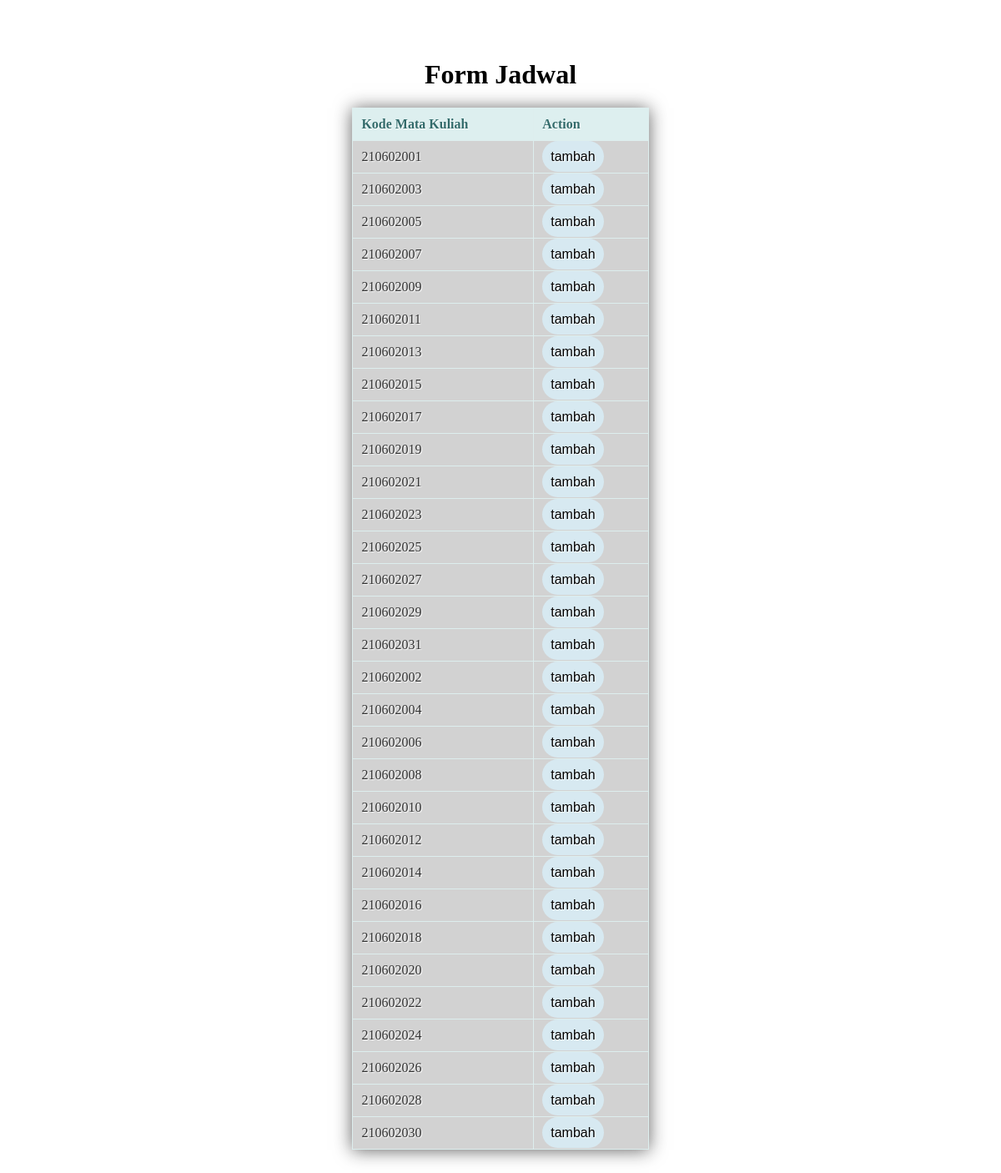
/Jadwal/view_tambah.php, run on the app's committed database.
### tables this page shows
CREATE TABLE `mahasiswa` (
  `nim` varchar(11) NOT NULL,
  `nama_mhs` varchar(100) NOT NULL,
  `tgl_lahir` date NOT NULL,
  `alamat` varchar(255) NOT NULL,
  `no_telp` char(13) NOT NULL,
  `foto` varchar(255) NOT NULL
);

### Jadwal/function.php (called while the page is built, shortened)
<?php
$con = mysqli_connect("localhost","root" ,"","kuliah");
function query ($query){
	global $con;
	$result = mysqli_query($con,$query);
	$rows = [];
	while ($row = mysqli_fetch_assoc ($result)) {
		$rows[] = $row;
	}
	return $rows;
}
 ?>

### Jadwal/view_tambah.php (the view, shortened to what this page needs)
<?php
    require 'function.php';
    $krs = query("SELECT * FROM mahasiswa");
?>
<html>
    <head>
    </head>
    <body>
        <center>
        <h1>Form Jadwal</h1>
        <table>
            <thead>
                <tr>
                    <th>Kode Mata Kuliah</th>
                    <th>Action</th>
                </tr>
            </thead>
            <tbody>
                <?php foreach ($krs as $row): ?>
                <tr>
                    <td><?php echo $row['nim']; ?></td>
                    <td><a href="tambah.php?id=<?= $row['nim']; ?>">tambah</a>
                </tr>
                <?php endforeach ; ?>
            </tbody>
        </table><br>
    </body>
</html>

### Jadwal/view_tambah.php (style rules this page uses)
* { box-sizing: border-box; font-family: Trebuchet MS; }
h1 { margin-top: 6%; }
a { text-decoration: none; color: black; font-family: sans-serif; background-color: #D7E9F1; padding: 10px; border-radius: 20px; }
table { background-color: rgba(76, 76, 76, 0.25); backdrop-filter: blur(6px); box-shadow: 0 1px 20px rgba(21, 21, 21, 0.66); border: solid 1px #DDEEEE; border-collapse: collapse; border-spacing: 0; width: 30%; margin: 15px auto 10px auto; }
table thead th { background-color: #DDEFEF; border: solid 1px #DDEEEE; color: #336B6B; padding: 10px; text-align: left; text-shadow: 1px 1px 1px #fff; text-decoration: none; }
table tbody td { border: solid 1px #DDEEEE; color: #333; padding: 10px; text-shadow: 1px 1px 1px #fff; }

### data on the page
mahasiswa: nim "210602001"
mahasiswa: nim "210602003"
mahasiswa: nim "210602005"
mahasiswa: nim "210602007"
mahasiswa: nim "210602009"
mahasiswa: nim "210602011"
mahasiswa: nim "210602013"
mahasiswa: nim "210602015"
mahasiswa: nim "210602017"
mahasiswa: nim "210602019"
mahasiswa: nim "210602021"
mahasiswa: nim "210602023"
mahasiswa: nim "210602025"
mahasiswa: nim "210602027"
mahasiswa: nim "210602029"
mahasiswa: nim "210602031"
mahasiswa: nim "210602002"
mahasiswa: nim "210602004"
mahasiswa: nim "210602006"
mahasiswa: nim "210602008"
mahasiswa: nim "210602010"
mahasiswa: nim "210602012"
mahasiswa: nim "210602014"
mahasiswa: nim "210602016"
mahasiswa: nim "210602018"
mahasiswa: nim "210602020"
mahasiswa: nim "210602022"
mahasiswa: nim "210602024"
mahasiswa: nim "210602026"
mahasiswa: nim "210602028"
mahasiswa: nim "210602030"
